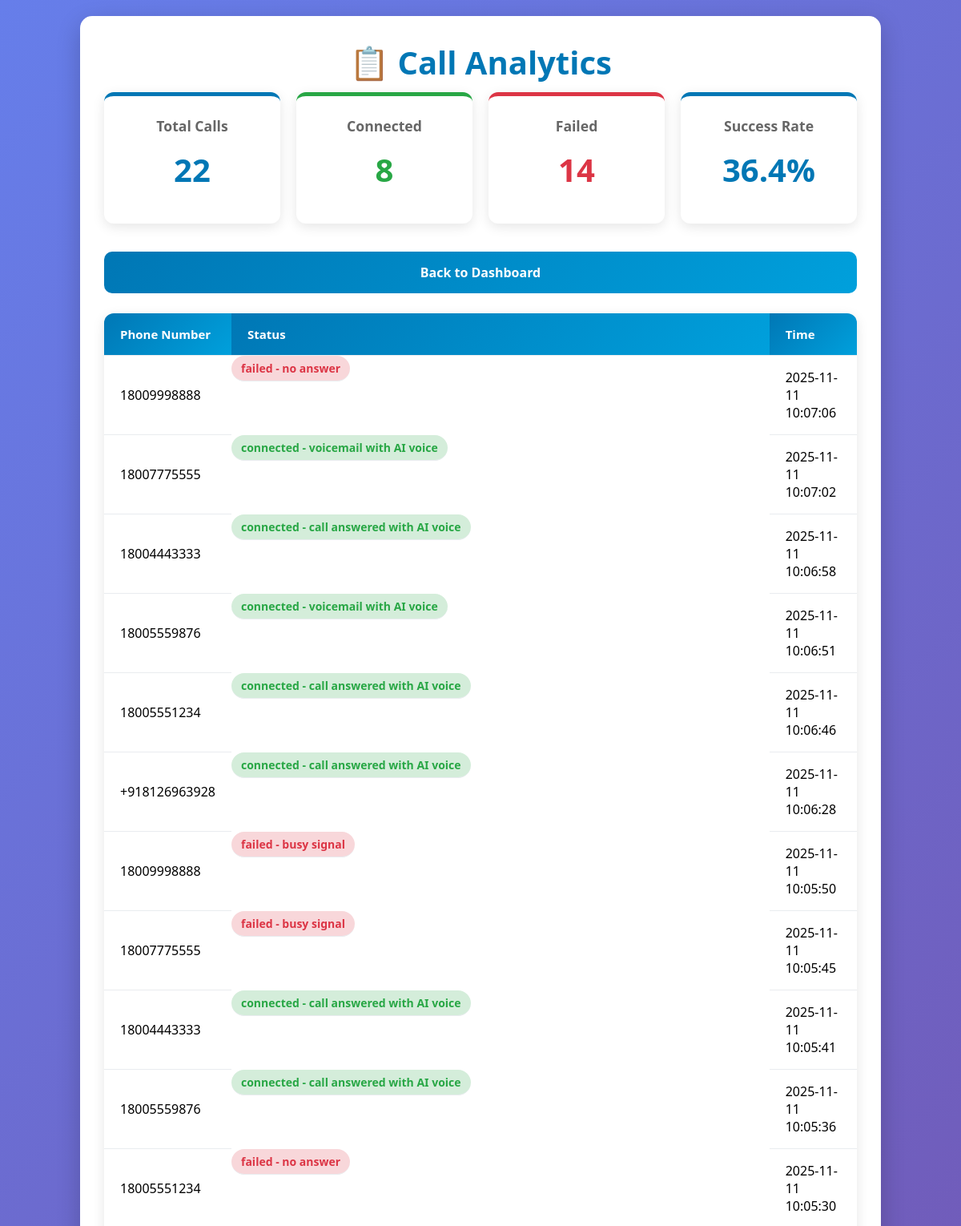
Page /call_logs (upper part) on the committed database.
### tables this page shows
CREATE TABLE calls
                 (id INTEGER PRIMARY KEY, phone_number TEXT, status TEXT, 
                  call_duration TEXT, created_at TIMESTAMP DEFAULT CURRENT_TIMESTAMP);

### app.py (the view)
@app.route('/call_logs')
def call_logs():
    conn = sqlite3.connect('numbers.db')
    c = conn.cursor()
    c.execute("SELECT * FROM calls ORDER BY created_at DESC LIMIT 100")
    logs = c.fetchall()
    conn.close()
    total_calls = len(logs)
    connected_calls = len([log for log in logs if 'connected' in log[2]])
    failed_calls = total_calls - connected_calls
    return render_template('results.html', logs=logs, total_calls=total_calls,
                         connected_calls=connected_calls, failed_calls=failed_calls)

### templates/results.html (shortened to what this page needs)
<!DOCTYPE html>
<html lang="en">
<head>
    <link rel="stylesheet" href="{{ url_for('static', filename='style.css') }}">
</head>
<body>
    <div class="container">
        <h1>📋 Call Analytics</h1>
        <div class="analytics-summary">
            <div class="stat-card">
                <h3>Total Calls</h3>
                <p class="stat-number">{{ total_calls }}</p>
            </div>
            <div class="stat-card success">
                <h3>Connected</h3>
                <p class="stat-number">{{ connected_calls }}</p>
            </div>
            <div class="stat-card error">
                <h3>Failed</h3>
                <p class="stat-number">{{ failed_calls }}</p>
            </div>
            <div class="stat-card">
                <h3>Success Rate</h3>
                <p class="stat-number">
                    {% if total_calls > 0 %}
                        {{ ((connected_calls / total_calls) * 100)|round(1) }}%
                    {% else %}
                        0%
                    {% endif %}
                </p>
            </div>
        </div>
        <div class="action-buttons">
            <a href="/" class="btn">Back to Dashboard</a>
        </div>
        <div class="results-table">
            <table>
                <thead>
                    <tr>
                        <th>Phone Number</th>
                        <th>Status</th>
                        <th>Time</th>
                    </tr>
                </thead>
                <tbody>
                    {% for log in logs %}
                    <tr>
                        <td>{{ log[1] }}</td>
                        <td class="status-{{ 'success' if 'connected' in log[2] else 'error' }}">{{ log[2] }}</td>
                        <td>{{ log[4] }}</td>
                    </tr>
                    {% endfor %}
                </tbody>
            </table>
        </div>
    </div>
</body>
</html>

### static/style.css (style rules this page uses)
* { margin: 0; padding: 0; box-sizing: border-box; }
body { font-family: 'Segoe UI', Tahoma, Geneva, Verdana, sans-serif; margin: 0; padding: 20px; background: linear-gradient(135deg, #667eea 0%, #764ba2 100%); min-height: 100vh; }
.container { max-width: 1000px; margin: 0 auto; background: white; padding: 30px; border-radius: 15px; box-shadow: 0 10px 30px rgba(0,0,0,0.2); }
h1 { color: #0077b5; text-align: center; margin-bottom: 10px; font-size: 2.5em; }
button, .btn { background: linear-gradient(135deg, #0077b5, #00a0dc); color: white; padding: 15px 25px; border: none; border-radius: 10px; cursor: pointer; font-size: 16px; font-weight: bold; transition: all 0.3s; text-decoration: none; display: inline-block; text-align: center; min-width: 160px; }
.action-buttons { display: flex; gap: 15px; margin-top: 25px; flex-wrap: wrap; }
.action-buttons .btn { flex: 1; min-width: 200px; }
.results-table { overflow-x: auto; margin-top: 25px; background: white; border-radius: 12px; box-shadow: 0 4px 15px rgba(0,0,0,0.1); }
table { width: 100%; border-collapse: collapse; margin-top: 0; }
th, td { padding: 16px 20px; text-align: left; border-bottom: 1px solid #e9ecef; }
th { background: linear-gradient(135deg, #0077b5, #00a0dc); color: white; font-weight: 600; font-size: 15px; position: sticky; top: 0; }
.status-success { color: #28a745; font-weight: bold; padding: 6px 12px; background: #d4edda; border-radius: 20px; display: inline-block; font-size: 14px; }
.status-error { color: #dc3545; font-weight: bold; padding: 6px 12px; background: #f8d7da; border-radius: 20px; display: inline-block; font-size: 14px; }
.analytics-summary { display: grid; grid-template-columns: repeat(auto-fit, minmax(220px, 1fr)); gap: 20px; margin-bottom: 35px; }
.stat-card { background: white; padding: 25px; border-radius: 12px; text-align: center; box-shadow: 0 4px 15px rgba(0,0,0,0.1); border-top: 5px solid #0077b5; transition: transform 0.3s; }
.stat-card.success { border-top-color: #28a745; }
.stat-card.error { border-top-color: #dc3545; }
.stat-card h3 { color: #666; font-size: 1.1em; margin-bottom: 10px; font-weight: 600; }
.stat-number { font-size: 2.5em; font-weight: bold; margin: 15px 0; color: #0077b5; }
.stat-card.success .stat-number { color: #28a745; }
.stat-card.error .stat-number { color: #dc3545; }

### rows in the picture
calls: phone_number "18009998888", status "failed - no answer", created_at "2025-11-11 10:07:06"
calls: phone_number "18007775555", status "connected - voicemail with AI voice", created_at "2025-11-11 10:07:02"
calls: phone_number "18004443333", status "connected - call answered with AI voice", created_at "2025-11-11 10:06:58"
calls: phone_number "18005559876", status "connected - voicemail with AI voice", created_at "2025-11-11 10:06:51"
calls: phone_number "18005551234", status "connected - call answered with AI voice", created_at "2025-11-11 10:06:46"
calls: phone_number "+918126963928", status "connected - call answered with AI voice", created_at "2025-11-11 10:06:28"
calls: phone_number "18009998888", status "failed - busy signal", created_at "2025-11-11 10:05:50"
calls: phone_number "18007775555", status "failed - busy signal", created_at "2025-11-11 10:05:45"
calls: phone_number "18004443333", status "connected - call answered with AI voice", created_at "2025-11-11 10:05:41"
calls: phone_number "18005559876", status "connected - call answered with AI voice", created_at "2025-11-11 10:05:36"
calls: phone_number "18005551234", status "failed - no answer", created_at "2025-11-11 10:05:30"

### other values in the picture
{{ total_calls }} "22"
{{ connected_calls }} "8"
{{ failed_calls }} "14"
{{ ((connected_calls / total_calls) * 100)|round(1) }} "36.4"
